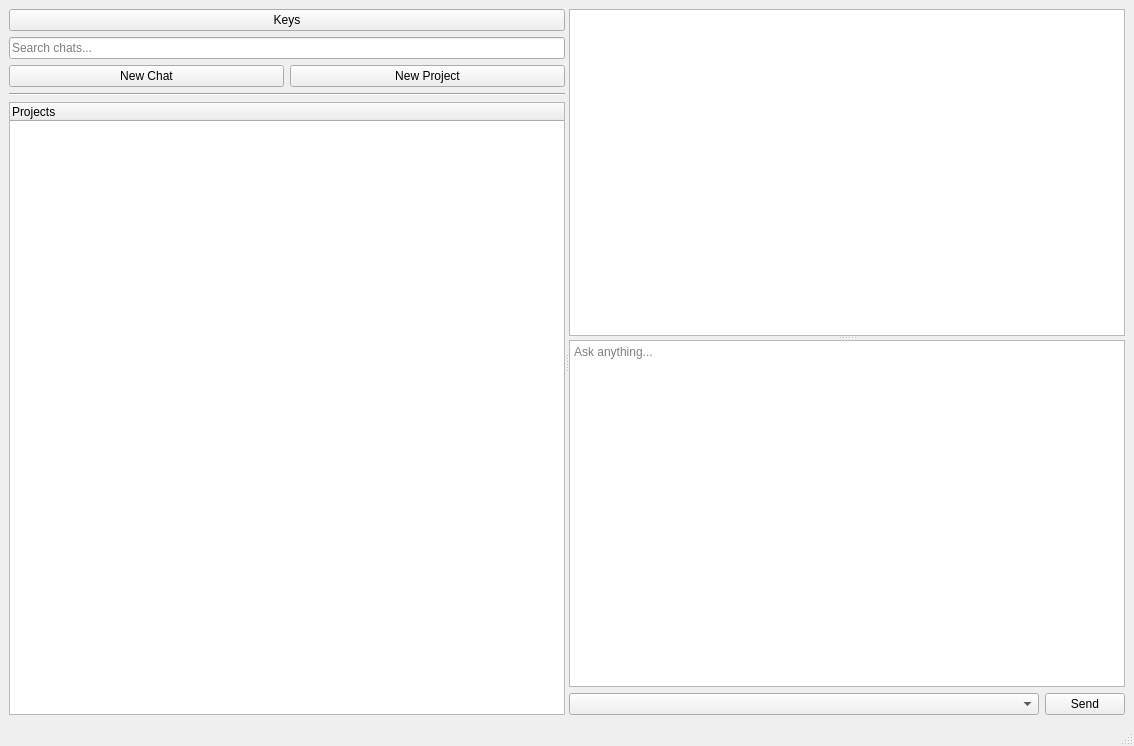
<?xml version="1.0" encoding="UTF-8"?>
<ui version="4.0">
    <class>MainWindow</class>
    <widget class="QMainWindow" name="MainWindow">
        <property name="geometry">
            <rect>
                <x>0</x>
                <y>0</y>
                <width>1134</width>
                <height>746</height>
            </rect>
        </property>
        <property name="windowTitle">
            <string>AnyChat</string>
        </property>
        <widget class="QWidget" name="centralwidget">
            <layout class="QVBoxLayout" name="verticalLayout_4">
                <item>
                    <widget class="QSplitter" name="mainSplitter">
                        <property name="orientation">
                            <enum>Qt::Orientation::Horizontal</enum>
                        </property>
                        <widget class="QWidget" name="leftNavContainer" native="true">
                            <layout class="QVBoxLayout" name="verticalLayout_2">
                                <item>
                                    <widget class="QPushButton" name="keysButton">
                                        <property name="text">
                                            <string>Keys</string>
                                        </property>
                                    </widget>
                                </item>
                                <item>
                                    <widget class="QLineEdit" name="searchBar">
                                        <property name="placeholderText">
                                            <string>Search chats...</string>
                                        </property>
                                    </widget>
                                </item>
                                <item>
                                    <layout class="QHBoxLayout" name="newButtonsLayout">
                                        <item>
                                            <widget class="QPushButton" name="newChatButton">
                                                <property name="text">
                                                    <string>New Chat</string>
                                                </property>
                                            </widget>
                                        </item>
                                        <item>
                                            <widget class="QPushButton" name="newProjectButton">
                                                <property name="text">
                                                    <string>New Project</string>
                                                </property>
                                            </widget>
                                        </item>
                                    </layout>
                                </item>
                                <item>
                                    <widget class="Line" name="line">
                                        <property name="orientation">
                                            <enum>Qt::Orientation::Horizontal</enum>
                                        </property>
                                    </widget>
                                </item>
                                <item>
                                    <widget class="QTreeWidget" name="chatHistoryTree">
                                        <property name="sizePolicy">
                                            <sizepolicy hsizetype="Expanding" vsizetype="Expanding">
                                                <horstretch>0</horstretch>
                                                <verstretch>1</verstretch>
                                            </sizepolicy>
                                        </property>
                                        <!-- This is the critical change -->
                                        <property name="contextMenuPolicy">
                                            <enum>Qt::ContextMenuPolicy::CustomContextMenu</enum>
                                        </property>
                                        <column>
                                            <property name="text">
                                                <string>Projects</string>
                                            </property>
                                        </column>
                                    </widget>
                                </item>
                            </layout>
                        </widget>
                        <widget class="QWidget" name="chatAreaContainer" native="true">
                            <layout class="QVBoxLayout" name="verticalLayout">
                                <item>
                                    <widget class="QSplitter" name="chatAreaSplitter">
                                        <property name="orientation">
                                            <enum>Qt::Orientation::Vertical</enum>
                                        </property>
                                        <widget class="QTextEdit" name="chatDisplay">
                                            <property name="readOnly">
                                                <bool>true</bool>
                                            </property>
                                        </widget>
                                        <widget class="QWidget" name="inputContainer" native="true">
                                            <layout class="QVBoxLayout" name="inputContainerLayout">
                                                <item>
                                                    <widget class="QTextEdit" name="messageInput">
                                                        <property name="sizePolicy">
                                                            <sizepolicy hsizetype="Expanding" vsizetype="Expanding">
                                                                <horstretch>0</horstretch>
                                                                <verstretch>1</verstretch>
                                                            </sizepolicy>
                                                        </property>
                                                        <property name="maximumSize">
                                                            <size>
                                                                <width>16777215</width>
                                                                <height>16777215</height>
                                                            </size>
                                                        </property>
                                                        <property name="placeholderText">
                                                            <string>Ask anything...</string>
                                                        </property>
                                                    </widget>
                                                </item>
                                                <item>
                                                    <layout class="QHBoxLayout" name="bottomControlsLayout">
                                                        <item>
                                                            <widget class="QComboBox" name="modelComboBox">
                                                                <property name="sizePolicy">
                                                                    <sizepolicy hsizetype="Preferred" vsizetype="Fixed">
                                                                        <horstretch>1</horstretch>
                                                                        <verstretch>0</verstretch>
                                                                    </sizepolicy>
                                                                </property>
                                                            </widget>
                                                        </item>
                                                        <item>
                                                            <widget class="QPushButton" name="sendButton">
                                                                <property name="text">
                                                                    <string>Send</string>
                                                                </property>
                                                            </widget>
                                                        </item>
                                                    </layout>
                                                </item>
                                            </layout>
                                        </widget>
                                    </widget>
                                </item>
                            </layout>
                        </widget>
                    </widget>
                </item>
            </layout>
        </widget>
        <widget class="QMenuBar" name="menubar">
            <property name="geometry">
                <rect>
                    <x>0</x>
                    <y>0</y>
                    <width>1134</width>
                    <height>37</height>
                </rect>
            </property>
        </widget>
        <widget class="QStatusBar" name="statusbar"/>
    </widget>
    <resources/>
    <connections/>
</ui>
